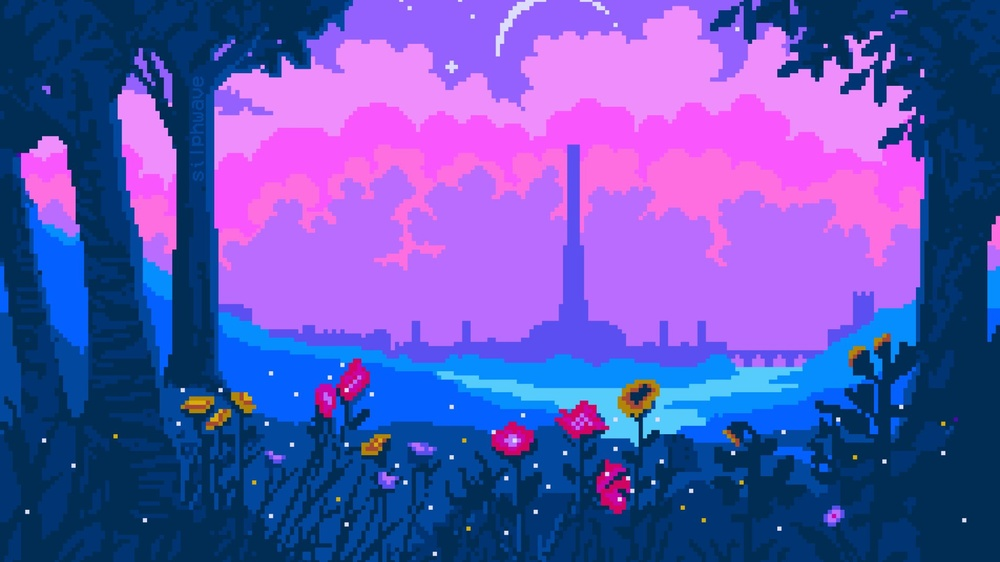
#> input picture data/img1.jpg, 1000 x 562 px, shrunk from 2048 x 1152 before the run
$ python main.py
#> lines starting #> are read from the running program, lines starting #| are printed output that depends on the picture
import cv2
import numpy as np
import tkinter, tkinter.filedialog
import os

# Open tkinter filedialog window to select paths
root = tkinter.Tk()
root.withdraw()

print('Select first image')
path1 = tkinter.filedialog.askopenfilename()
#> the answer given: data/img1.jpg
print('Select second image')
path2 = tkinter.filedialog.askopenfilename()
#> the answer given: data/img2.jpg

print('Processing...')

root.destroy()

# load images
img1 = cv2.imread(path1)
#> img1 is the input picture: shape (562, 1000, 3); mean B, G, R 180.8, 83.7, 92.8
img2 = cv2.imread(path2)
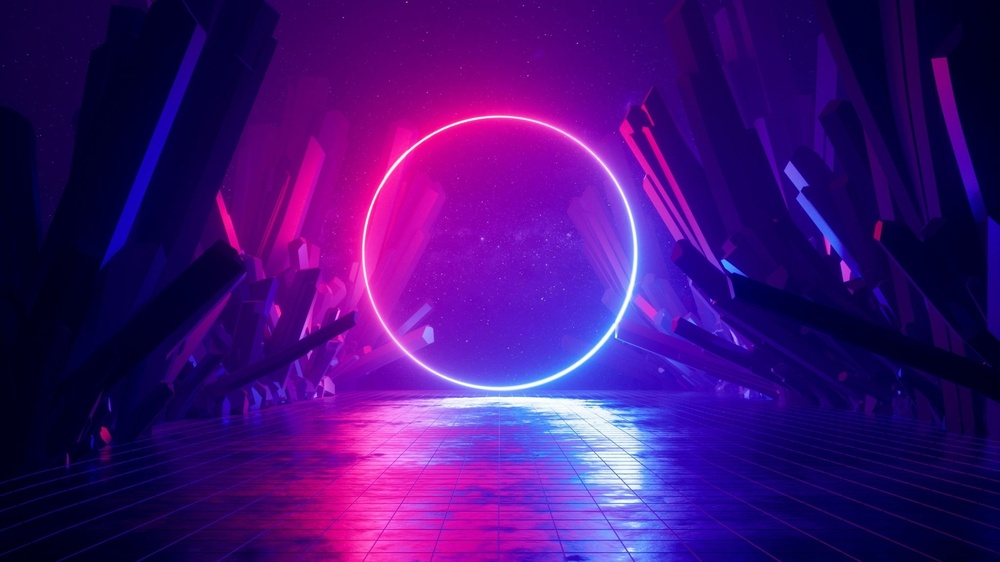
#> input picture data/img2.jpg, 1000 x 562 px, shrunk from 2048 x 1152 before the run
#> img2 is the input picture: shape (562, 1000, 3); mean B, G, R 119.4, 15.4, 66.9

def interleave(first, second):
    """
    Takes pixels in checkerboard pattern from second image to replace the pixels from the first image.
    :param first: numpy array that represents a matrix of pixels from the first image
    :param second: numpy array that represents a matrix of pixels from the second image the same size as the first image
    :return: numpy array that represents a matrix of pixels from an image, but pixels have been interleaved in checkerboard pattern
    """
    # get image size
    height = len(first)
    width = len(first[0])

    # create copy of the original array
    res = np.array(first, copy=True)

    # set the pixels equal to the pixels of the second image in checkerboard pattern
    for row in range(height):
        for col in range(width):
            if ((col + row) % 2 != 0):
                res[row][col] = second[row][col]

    return res

def preprocess(first, second):
    """
    Sets the size of both images equal by taking the smallest width and height and thus cutting off other pixels.
    :param first: numpy array that represents a matrix of pixels from the first image
    :param second: numpy array that represents a matrix of pixels from the second image
    :return: two numpy arrays with containing modified images
    """

    # get image size
    height1 = len(first)
#> height1 = 562
    width1 = len(first[0])
#> width1 = 1000
    height2 = len(second)
#> height2 = 562
    width2 = len(second[0])
#> width2 = 1000

    # Minimum size
    height_min = min(height1, height2)
#> height_min = 562
    width_min = min(width1, width2)
#> width_min = 1000

    # initialize new arrays
    first_mod = np.empty([height_min, width_min, 3]) # 3 because RGB
    second_mod = np.empty([height_min, width_min, 3])

    # Set pixels of both images
    for row in range(height_min):
        for col in range(width_min):
            first_mod[row][col] = first[row][col]
            second_mod[row][col] = second[row][col]

    return first_mod, second_mod


##########

mod1, mod2 = preprocess(img1, img2)

modified = interleave(mod1, mod2)
#> in interleave, `height = len(first)`: height = 562
#> in interleave, `width = len(first[0])`: width = 1000
#> after the loop in interleave, `for row in range(height):`:
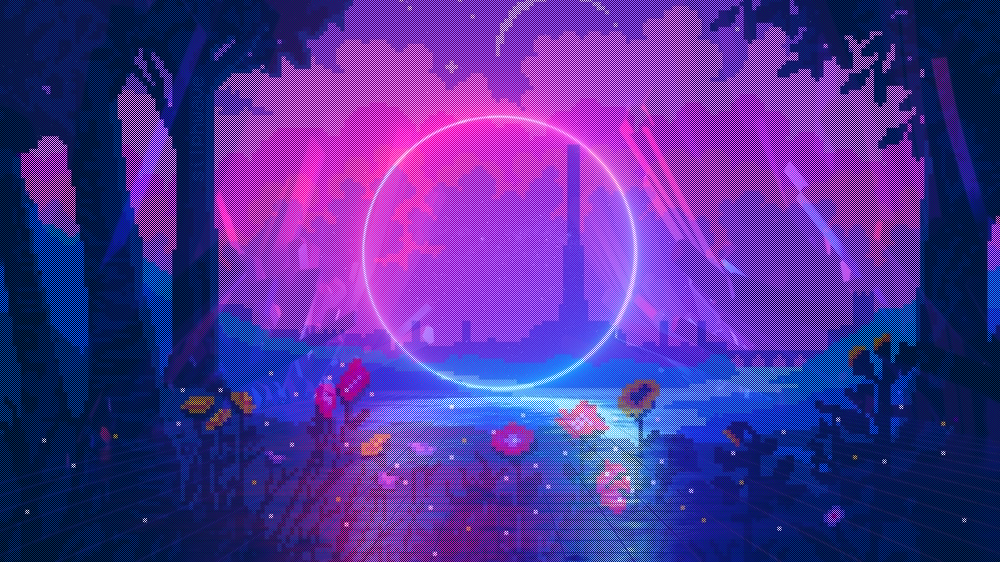
#> res: shape (562, 1000, 3) float64; mean B, G, R 150.1, 49.6, 79.9

# # # Show image
# # cv2.imshow('image', modified)
# # cv2.waitKey(0)
# # cv2.destroyAllWindows()

# Set working directory to save location
image_dir = '/'.join(path1.split('/')[:-1]) + '/'
os.chdir(image_dir)

cv2.imwrite('interleaved.jpg', modified)

print('Successfully saved at: ', image_dir)
